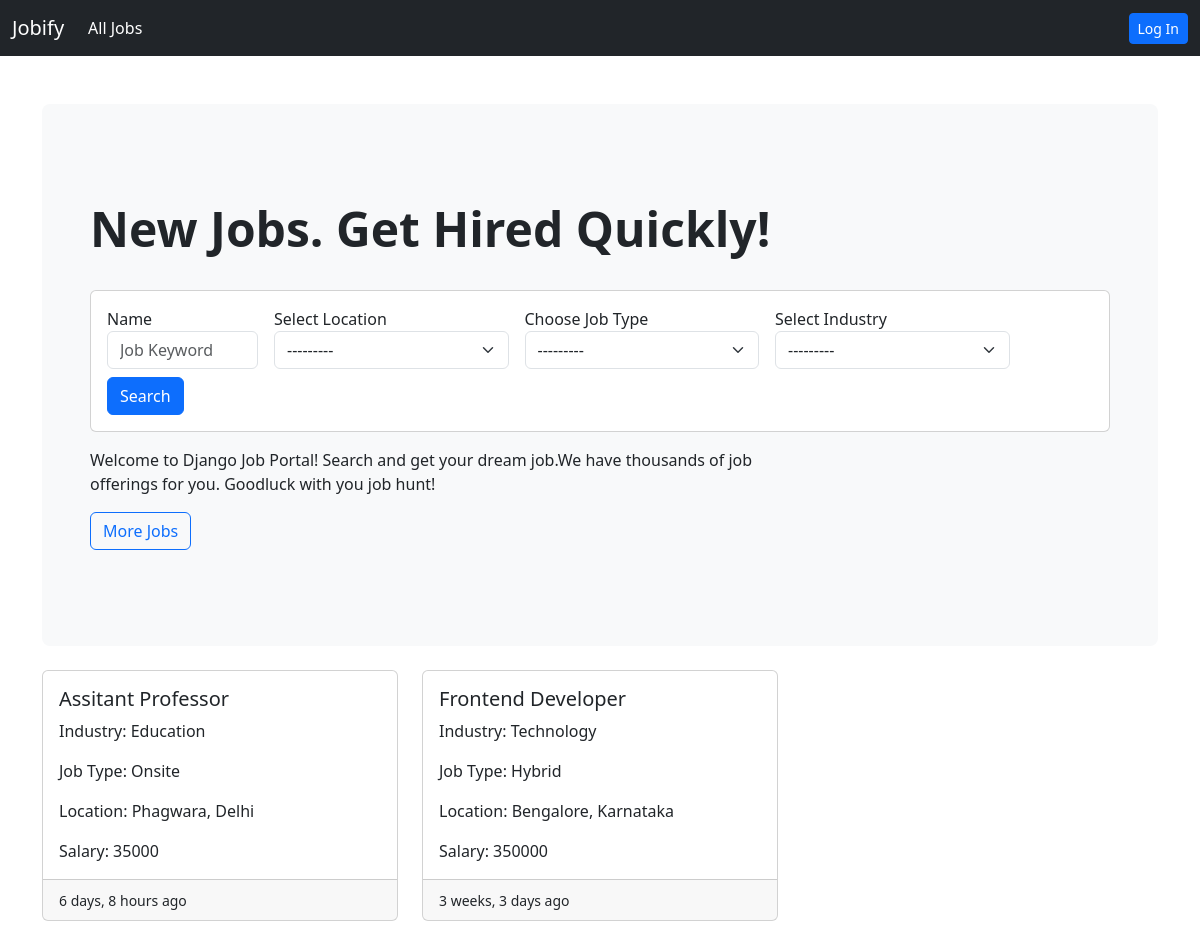
The page / on the database its author committed.
### job/models.py (models this page shows, shortened)
class Job(models.Model):
    job_type_choices=(
        ('Remote','Remote'),
        ('Onsite','Onsite'),
        ('Hybrid','Hybrid'),
    )
    user=models.ForeignKey(User,on_delete=models.CASCADE)
    company=models.ForeignKey(Company,on_delete=models.CASCADE)
    title=models.CharField(max_length=100)
    city=models.CharField(max_length=100)
    salary=models.PositiveBigIntegerField(default=35000)
    requirements=models.TextField()
    ideal_candidate=models.TextField()
    is_available=models.BooleanField(default=True)
    timestamp=models.DateTimeField(auto_now_add=True)
    industry=models.ForeignKey(Industry,on_delete=models.DO_NOTHING,null=True,blank=True)
    state=models.ForeignKey(State,on_delete=models.DO_NOTHING,null=True,blank=True)
    job_type=models.CharField(max_length=20,choices=job_type_choices,null=True, blank=True)

class Industry(models.Model):
    name=models.CharField(max_length=100)
    def __str__(self):
        return self.name

class State(models.Model):
    name=models.CharField(max_length=100)
    def __str__(self):
        return self.name

### website/views.py (the view)
# urls.py: 2. Add a URL to urlpatterns:  path('', views.home, name='home')
def home(request):
    filter=Jobfilter(request.GET,queryset=Job.objects.filter(is_available=True).order_by('-timestamp'))
    context={'filter': filter}
    return render(request,'website/home.html',context)

### templates/website/home.html
{%extends 'base.html'%}
{%load humanize%}
{%load widget_tweaks%}
{%block content %}
<section>
    <div class="p-5 mb-4 bg-light rounded-3">
      <div class="conatiner-fluid py-5">
        <h2 class="display-5 fw-bold">New Jobs. Get Hired Quickly!</h2>
        <br />
        <div class="card">
          <div class="card-body">
            <form class="row gy-2 gx-3 align-items-center" method="get">
              <div class="col-sm-2">
                <label  for="autoSizingInput"
                  >Name</label
                >
                {%render_field filter.form.title class="form-control" id="autoSizingInput" placeholder="Job Keyword" %}
              </div>
              <div class="col-sm-3">
                <label for="autoSizingSelect"
                  >Select Location</label
                >
                {%render_field filter.form.state class="form-select"  %}
              </div>
              <div class="col-sm-3">
                <label  for="autoSizingSelect"
                  >Choose Job Type</label
                >
                {%render_field filter.form.job_type class="form-select"  %}
              </div>
              <div class="col-sm-3">
                <label  for="autoSizingSelect"
                  >Select Industry</label
                >
                {%render_field filter.form.industry class="form-select"  %}
              </div>
              <div class="col-auto"><button class="btn btn-primary" type="button">
                Search
              </button></div>
            </form>
          </div>
        </div>
        <p class="col-md-8 fs-6 mt-3">
          Welcome to Django Job Portal! Search and get your dream job.We
          have thousands of job offerings for you. Goodluck with you job hunt!
        </p>
        <a href="{% url 'job-listing' %}" class="btn btn-outline-primary" type="button">
          More Jobs
        </a>
      </div>
    </div>
  </section>
  <div class="row row-cols-1 row-cols-md-3 g-4">
    {%for job in filter.qs %}
    <div class="col">
      <div class="card h-100">
        <div class="card-body">
          <h5 class="card-title">{{job.title}}</h5>
          <p class="card-text">Industry: {{job.industry}}</p>
          <p class="card-text">Job Type: {{job.job_type}}</p>
          <p class="card-text">Location: {{job.city}}, {{job.state}} </p>
          <p class="card-text">Salary: {{job.salary}}</p>
        </div>
        <div class="card-footer"><small>{{job.timestamp|naturaltime}}</small></div>
      </div>
    </div>
    {%endfor%}
</div><br>
{%endblock content%}

### templates/base.html (shortened to what this page needs)
<!DOCTYPE html>
<html lang="en">
  <head>
    <link
      href="https://cdn.jsdelivr.net/npm/bootstrap@5.3.3/dist/css/bootstrap.min.css"
      rel="stylesheet"
    />
    <link
      href="https://getbootstrap.com/docs/5.3/assets/css/docs.css"
      rel="stylesheet"
    />
  </head>
  <body>
    <nav class="navbar navbar-expand-lg navbar-dark bg-dark">
      <div class="container-fluid">
        <a class="navbar-brand" href="{% url 'home' %}">Jobify</a>
        <div class="collapse navbar-collapse" id="navbarSupportedContent">
          {% if request.user.is_authenticated %}
          {% if request.user.is_applicant%}
          <ul class="navbar-nav me-auto mb-2 mb-lg-0">
            <li class="nav-item">
              <a class="nav-link active" aria-current="page" href="#">Home</a>
            </li>
            {%if request.user.has_resume%}
            <li class="nav-item">
              <a class="nav-link" aria-current="page" href="{% url 'job-listing'%}">Apply to Jobs</a>
            </li>
            <li class="nav-item">
              <a class="nav-link " aria-current="page" href="{% url 'applied-jobs'%}"> Manage Job Applications</a>
            </li>
            {%else%}
            <li class="nav-item">
              <a class="nav-link active" aria-current="page" href="{% url 'update-resume'%}">Create Resume</a>
            </li>
            {%endif%}
            <li class="nav-item">
              <a class="nav-link disabled" aria-current="page"  href="#" >{{request.user.email}}</a>
            </li>
          </ul>
          <a  href="{% url 'logout' %}" class="btn btn-primary btn-sm">Logout</a>
          {% elif request.user.is_recruiter %}
          <ul class="navbar-nav me-auto mb-2 mb-lg-0">
            <li class="nav-item">
              <a class="nav-link active" aria-current="page" href="#">Home</a>
            </li>
            {% if request.user.has_company%}
            <li class="nav-item">
              <a class="nav-link" aria-current="page" href="{% url 'create-job' %}"
                >Create Job Ads</a
              >
            </li>
            <li class="nav-item">
              <a class="nav-link" aria-current="page" href="{% url 'manage-jobs' %}"
                >Manage Jobs</a
              >
            </li>
            {%else%}
            <li class="nav-item">
              <a
                class="nav-link active"
                aria-current="page"
                href="{% url 'update-company'%}"
                >Create Company
              </a>
            </li>
            {%endif%}
            <li class="nav-item">
              <a class="nav-link disabled" aria-current="page"  href="#" >{{request.user.email}}</a>
            </li>
            </ul>
            <a  href="{% url 'logout' %}" class="btn btn-primary btn-sm">Logout</a>
          {%endif%}
          {%else%}
          <ul class="navbar-nav me-auto mb-2 mb-lg-0">
            <li class="nav-item">
              <a class="nav-link active" aria-current="page" href="{% url 'job-listing'%}">All Jobs</a>
            </li>
          </ul>
          <a  href="{% url 'login' %}" class="btn btn-primary btn-sm">Log In</a>
          {%endif%}
        </div>
      </div>
    </nav>
    <div class="container mt-5">
       {%block content%} {%endblock content%}
    </div>
  </body>
</html>

### rows shown on the page
Job: title "Assitant Professor", industry "Education", job_type "Onsite", city "Phagwara", state "Delhi", salary "35000", timestamp "6 days, 8 hours ago"
Job: title "Frontend Developer", industry "Technology", job_type "Hybrid", city "Bengalore", state "Karnataka", salary "350000", timestamp "3 weeks, 3 days ago"
